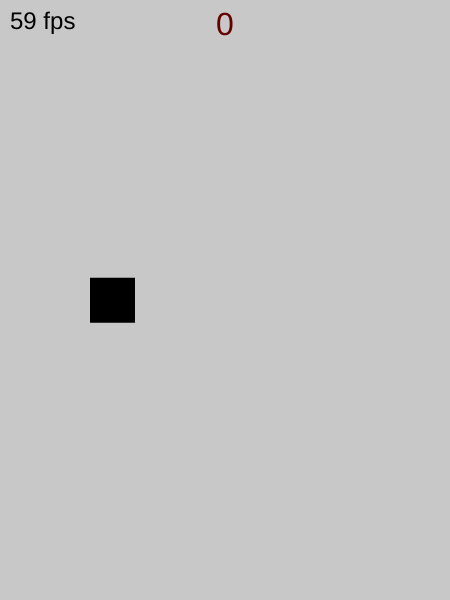
Frame 1 (no input)
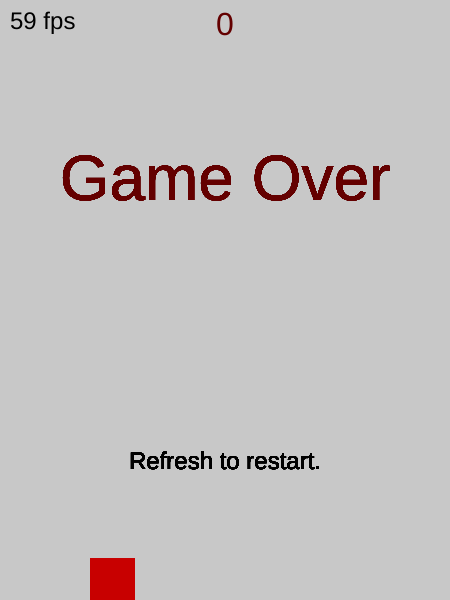
Frame 60 (no input)
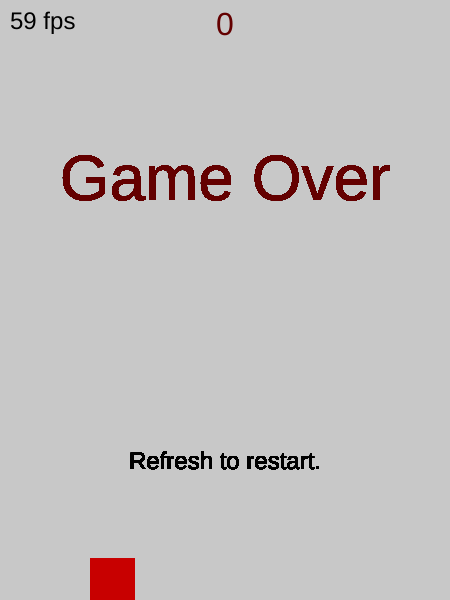
Frame 120 (the mouse pressed at the canvas centre since frame 60)

The p5.js sketch that drew these frames (run headless with seeded random() and noise() and a simulated clock; from frame 60 on, the mouse is pressed at the canvas centre):

// p5.js sketch
// ── sketch.js
// Constants

var canvasHeight = 600
var canvasRatio = 3 / 4
var canvasWidth = canvasHeight * canvasRatio

var gravity = -0.98 * 2
var frameTime = 0
var oldTime = 0
var spawnInterval = 2000
var flapInterval = 250

var survivalWindowSize = 0.33
var pillarWidth = 0.18
var heroX = 0.25
var heroSideLength = 0.1
var heroRadius = heroSideLength / 2

// Variables

var yPosition = 0.5
var yVelocity = 0
var zRotation = 0

var flapCooldown = flapInterval
var spawnCooldown = spawnInterval * 2.5
var fpsCooldown = 0
var scoreCooldown = spawnCooldown - spawnInterval * heroX

var fps = 0
var displayFPS = 0
var currentSurvivalWindowLocation = (0.5 - survivalWindowSize / 2)

var score = 0
var gameOver = false

// Start main game logic

function pillarRefresh() {

    if(spawnCooldown <= 0) {       

        spawnCooldown = spawnInterval
        currentSurvivalWindowLocation = Math.random() * (0.8 - survivalWindowSize)

    }

    noStroke()
    fill(255, 255, 255)
    rect(canvasWidth * (1 + pillarWidth) * spawnCooldown / spawnInterval - canvasWidth * pillarWidth, 
            currentSurvivalWindowLocation * canvasHeight - canvasHeight, 
            canvasWidth * pillarWidth, 
            canvasHeight)
    rect(canvasWidth * (1 + pillarWidth) * spawnCooldown / spawnInterval - canvasWidth * pillarWidth, 
            currentSurvivalWindowLocation * canvasHeight + canvasHeight * survivalWindowSize, 
            canvasWidth * pillarWidth, 
            canvasHeight)

}

function heroRefresh() {

    yVelocity += gravity / fps

    yPosition -= yVelocity / fps

    fill(0, 0, 0)
    rect(canvasWidth * (heroX - heroRadius), 
            canvasHeight * yPosition - canvasWidth * heroRadius, 
            heroSideLength * canvasWidth, 
            heroSideLength * canvasWidth)
    //console.log(`x: ${canvasWidth * (heroX - heroRadius)}, y: ${canvasHeight * yPosition - canvasWidth * heroRadius}, width: ${heroSideLength * canvasWidth}, height: ${heroSideLength * canvasWidth}`)

}

function testForCollision() {

    if (yPosition - heroRadius * canvasRatio <= 0 || yPosition + heroRadius * canvasRatio >= 1) {

        gameOver = true
        return

    }

    var pillarXVisual = canvasWidth * (1 + pillarWidth) * spawnCooldown / spawnInterval - canvasWidth * pillarWidth
    var heroXVisual = canvasWidth * (heroX - heroRadius)
    var heroWidthVisual = heroSideLength * canvasWidth

    if (pillarXVisual <= heroXVisual + heroWidthVisual && pillarXVisual >= heroXVisual - heroWidthVisual) {
        if (yPosition - heroRadius * canvasRatio <= currentSurvivalWindowLocation|| yPosition + heroRadius * canvasRatio >= currentSurvivalWindowLocation + survivalWindowSize) {
            
            console.log(`yPosition: ${yPosition}, cSWL: ${currentSurvivalWindowLocation}`)
            gameOver = true
            return
    
        }
    }
    
}

/*
function restartGame() {

    yPosition = canvasHeight * 0.5 - canvasWidth * heroRadius
    yVelocity = 0
    zRotation = 0
    
    flapCooldown = flapInterval
    spawnCooldown = spawnInterval * 2
    fpsCooldown = 0

    displayFPS = 0
    currentSurvivalWindowLocations = -100

    score = 0

    gameOver = false

}
*/

function keyPressed() {
    if (gameOver) {

    } else {

        if(keyCode == 32 && flapCooldown <= 0) {

            yVelocity = -0.5 * gravity
            flapCooldown = flapInterval

        } 

    }
}

function setup() {
    createCanvas(canvasWidth, canvasHeight)
}

function draw() {

    if (gameOver) {

        var deathPositionY = 

        fill(200, 0, 0)
        rect(canvasWidth * (heroX - heroRadius), 
                canvasHeight * yPosition - canvasWidth * heroRadius, 
                heroSideLength * canvasWidth, 
                heroSideLength * canvasWidth)

        
        fill(100, 0, 0)
        textAlign(CENTER, TOP)
        textSize(64)
        text("Game Over", canvasWidth / 2, canvasHeight * 0.25)

        fill(0, 0, 0)
        textAlign(CENTER, TOP)
        textSize(24)
        text("Refresh to restart.", canvasWidth / 2, canvasHeight * 0.75)

    } else {

        // Update

        background(200)
        frameTime = millis()
        var timeDiff = frameTime - oldTime
        fps = 1000 / (timeDiff)
        textSize(32)
    
        flapCooldown -= timeDiff
        spawnCooldown -= timeDiff
        fpsCooldown -= timeDiff
        scoreCooldown -= timeDiff
    
        pillarRefresh()
        heroRefresh()
        testForCollision()

        // UI Elements 

        if(fpsCooldown <= 0) {

            displayFPS = fps
            fpsCooldown = 1000

        }

        if(scoreCooldown <= 0) {
            scoreCooldown = spawnInterval
            score += 1
        }

        fill(0, 0, 0)
        textAlign(LEFT, TOP)
        textSize(24)
        text(`${Math.floor(displayFPS)} fps`, 10, 10)
        fill(100, 0, 0)
        textAlign(CENTER, TOP)
        textSize(32)
        text(`${score}`, canvasWidth / 2, 10)

        // Finalizing Frame
    
        oldTime = millis()

    }

}
